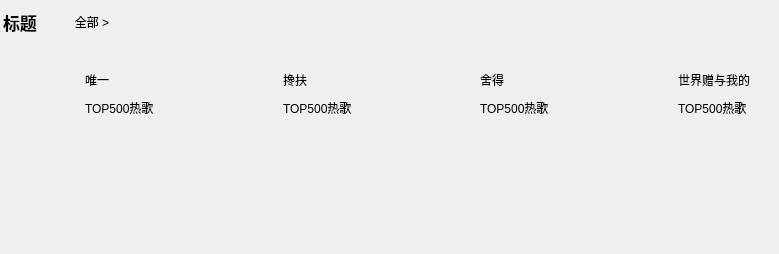
<?xml version="1.0" encoding="UTF-8"?>
<ui version="4.0">
 <class>LiveMusicPartWidget</class>
 <widget class="QWidget" name="LiveMusicPartWidget">
  <property name="geometry">
   <rect>
    <x>0</x>
    <y>0</y>
    <width>779</width>
    <height>254</height>
   </rect>
  </property>
  <property name="windowTitle">
   <string>LiveMusicPartWidget</string>
  </property>
  <layout class="QVBoxLayout" name="verticalLayout_7" stretch="0,1">
   <property name="spacing">
    <number>0</number>
   </property>
   <property name="leftMargin">
    <number>0</number>
   </property>
   <property name="topMargin">
    <number>0</number>
   </property>
   <property name="rightMargin">
    <number>0</number>
   </property>
   <property name="bottomMargin">
    <number>0</number>
   </property>
   <item>
    <widget class="QWidget" name="widget" native="true">
     <layout class="QHBoxLayout" name="horizontalLayout_7">
      <property name="spacing">
       <number>15</number>
      </property>
      <property name="leftMargin">
       <number>3</number>
      </property>
      <item>
       <widget class="QLabel" name="title_label">
        <property name="font">
         <font>
          <pointsize>13</pointsize>
          <bold>true</bold>
         </font>
        </property>
        <property name="text">
         <string>标题</string>
        </property>
       </widget>
      </item>
      <item>
       <widget class="QPushButton" name="all_pushButton">
        <property name="cursor">
         <cursorShape>PointingHandCursor</cursorShape>
        </property>
        <property name="text">
         <string>全部 &gt;</string>
        </property>
        <property name="flat">
         <bool>true</bool>
        </property>
       </widget>
      </item>
      <item>
       <spacer name="horizontalSpacer">
        <property name="orientation">
         <enum>Qt::Horizontal</enum>
        </property>
        <property name="sizeHint" stdset="0">
         <size>
          <width>419</width>
          <height>20</height>
         </size>
        </property>
       </spacer>
      </item>
      <item>
       <widget class="QLabel" name="left_label">
        <property name="sizePolicy">
         <sizepolicy hsizetype="Fixed" vsizetype="Fixed">
          <horstretch>0</horstretch>
          <verstretch>0</verstretch>
         </sizepolicy>
        </property>
        <property name="minimumSize">
         <size>
          <width>20</width>
          <height>20</height>
         </size>
        </property>
        <property name="maximumSize">
         <size>
          <width>20</width>
          <height>20</height>
         </size>
        </property>
        <property name="text">
         <string/>
        </property>
       </widget>
      </item>
      <item>
       <widget class="QLabel" name="right_label">
        <property name="sizePolicy">
         <sizepolicy hsizetype="Fixed" vsizetype="Fixed">
          <horstretch>0</horstretch>
          <verstretch>0</verstretch>
         </sizepolicy>
        </property>
        <property name="minimumSize">
         <size>
          <width>20</width>
          <height>20</height>
         </size>
        </property>
        <property name="maximumSize">
         <size>
          <width>20</width>
          <height>20</height>
         </size>
        </property>
        <property name="text">
         <string/>
        </property>
       </widget>
      </item>
     </layout>
    </widget>
   </item>
   <item>
    <widget class="QWidget" name="content_widget" native="true">
     <property name="sizePolicy">
      <sizepolicy hsizetype="Expanding" vsizetype="Preferred">
       <horstretch>0</horstretch>
       <verstretch>0</verstretch>
      </sizepolicy>
     </property>
     <layout class="QHBoxLayout" name="horizontalLayout_10">
      <property name="spacing">
       <number>20</number>
      </property>
      <property name="leftMargin">
       <number>0</number>
      </property>
      <item>
       <widget class="QWidget" name="widget_1" native="true">
        <property name="sizePolicy">
         <sizepolicy hsizetype="Preferred" vsizetype="Preferred">
          <horstretch>0</horstretch>
          <verstretch>0</verstretch>
         </sizepolicy>
        </property>
        <layout class="QVBoxLayout" name="verticalLayout_2" stretch="0,1">
         <item>
          <layout class="QHBoxLayout" name="horizontalLayout">
           <item>
            <widget class="QLabel" name="cover_label_1">
             <property name="sizePolicy">
              <sizepolicy hsizetype="Fixed" vsizetype="Fixed">
               <horstretch>0</horstretch>
               <verstretch>0</verstretch>
              </sizepolicy>
             </property>
             <property name="minimumSize">
              <size>
               <width>70</width>
               <height>70</height>
              </size>
             </property>
             <property name="maximumSize">
              <size>
               <width>70</width>
               <height>70</height>
              </size>
             </property>
             <property name="text">
              <string/>
             </property>
            </widget>
           </item>
           <item>
            <layout class="QVBoxLayout" name="verticalLayout">
             <property name="spacing">
              <number>0</number>
             </property>
             <item>
              <widget class="QLabel" name="title_label_1">
               <property name="sizePolicy">
                <sizepolicy hsizetype="Expanding" vsizetype="Fixed">
                 <horstretch>0</horstretch>
                 <verstretch>0</verstretch>
                </sizepolicy>
               </property>
               <property name="minimumSize">
                <size>
                 <width>0</width>
                 <height>20</height>
                </size>
               </property>
               <property name="maximumSize">
                <size>
                 <width>16777215</width>
                 <height>20</height>
                </size>
               </property>
               <property name="font">
                <font>
                 <bold>false</bold>
                </font>
               </property>
               <property name="cursor">
                <cursorShape>IBeamCursor</cursorShape>
               </property>
               <property name="text">
                <string>唯一</string>
               </property>
              </widget>
             </item>
             <item>
              <widget class="QLabel" name="desc_label_1">
               <property name="minimumSize">
                <size>
                 <width>0</width>
                 <height>20</height>
                </size>
               </property>
               <property name="maximumSize">
                <size>
                 <width>16777215</width>
                 <height>20</height>
                </size>
               </property>
               <property name="cursor">
                <cursorShape>IBeamCursor</cursorShape>
               </property>
               <property name="text">
                <string>TOP500热歌</string>
               </property>
              </widget>
             </item>
             <item>
              <spacer name="verticalSpacer">
               <property name="orientation">
                <enum>Qt::Vertical</enum>
               </property>
               <property name="sizeType">
                <enum>QSizePolicy::Preferred</enum>
               </property>
               <property name="sizeHint" stdset="0">
                <size>
                 <width>20</width>
                 <height>5</height>
                </size>
               </property>
              </spacer>
             </item>
            </layout>
           </item>
          </layout>
         </item>
         <item>
          <widget class="QWidget" name="block_widget" native="true">
           <layout class="QHBoxLayout" name="horizontalLayout_2">
            <item>
             <widget class="LiveBlockWidget" name="left_block_widget_1" native="true"/>
            </item>
            <item>
             <widget class="LiveBlockWidget" name="right_block_widget_1" native="true"/>
            </item>
           </layout>
          </widget>
         </item>
        </layout>
       </widget>
      </item>
      <item>
       <widget class="QWidget" name="widget_2" native="true">
        <property name="sizePolicy">
         <sizepolicy hsizetype="Preferred" vsizetype="Preferred">
          <horstretch>0</horstretch>
          <verstretch>0</verstretch>
         </sizepolicy>
        </property>
        <layout class="QVBoxLayout" name="verticalLayout_3" stretch="0,1">
         <item>
          <layout class="QHBoxLayout" name="horizontalLayout_3">
           <item>
            <widget class="QLabel" name="cover_label_2">
             <property name="sizePolicy">
              <sizepolicy hsizetype="Fixed" vsizetype="Fixed">
               <horstretch>0</horstretch>
               <verstretch>0</verstretch>
              </sizepolicy>
             </property>
             <property name="minimumSize">
              <size>
               <width>70</width>
               <height>70</height>
              </size>
             </property>
             <property name="maximumSize">
              <size>
               <width>70</width>
               <height>70</height>
              </size>
             </property>
             <property name="text">
              <string/>
             </property>
            </widget>
           </item>
           <item>
            <layout class="QVBoxLayout" name="verticalLayout_4">
             <property name="spacing">
              <number>0</number>
             </property>
             <item>
              <widget class="QLabel" name="title_label_2">
               <property name="sizePolicy">
                <sizepolicy hsizetype="Expanding" vsizetype="Fixed">
                 <horstretch>0</horstretch>
                 <verstretch>0</verstretch>
                </sizepolicy>
               </property>
               <property name="minimumSize">
                <size>
                 <width>0</width>
                 <height>20</height>
                </size>
               </property>
               <property name="maximumSize">
                <size>
                 <width>16777215</width>
                 <height>20</height>
                </size>
               </property>
               <property name="font">
                <font>
                 <bold>false</bold>
                </font>
               </property>
               <property name="cursor">
                <cursorShape>IBeamCursor</cursorShape>
               </property>
               <property name="text">
                <string>搀扶</string>
               </property>
              </widget>
             </item>
             <item>
              <widget class="QLabel" name="desc_label_2">
               <property name="minimumSize">
                <size>
                 <width>0</width>
                 <height>20</height>
                </size>
               </property>
               <property name="maximumSize">
                <size>
                 <width>16777215</width>
                 <height>20</height>
                </size>
               </property>
               <property name="cursor">
                <cursorShape>IBeamCursor</cursorShape>
               </property>
               <property name="text">
                <string>TOP500热歌</string>
               </property>
              </widget>
             </item>
             <item>
              <spacer name="verticalSpacer_2">
               <property name="orientation">
                <enum>Qt::Vertical</enum>
               </property>
               <property name="sizeType">
                <enum>QSizePolicy::Preferred</enum>
               </property>
               <property name="sizeHint" stdset="0">
                <size>
                 <width>20</width>
                 <height>5</height>
                </size>
               </property>
              </spacer>
             </item>
            </layout>
           </item>
          </layout>
         </item>
         <item>
          <widget class="QWidget" name="block_widget_2" native="true">
           <layout class="QHBoxLayout" name="horizontalLayout_4">
            <item>
             <widget class="LiveBlockWidget" name="left_block_widget_2" native="true"/>
            </item>
            <item>
             <widget class="LiveBlockWidget" name="right_block_widget_2" native="true"/>
            </item>
           </layout>
          </widget>
         </item>
        </layout>
       </widget>
      </item>
      <item>
       <widget class="QWidget" name="widget_3" native="true">
        <property name="sizePolicy">
         <sizepolicy hsizetype="Preferred" vsizetype="Preferred">
          <horstretch>0</horstretch>
          <verstretch>0</verstretch>
         </sizepolicy>
        </property>
        <layout class="QVBoxLayout" name="verticalLayout_5" stretch="0,1">
         <item>
          <layout class="QHBoxLayout" name="horizontalLayout_5">
           <item>
            <widget class="QLabel" name="cover_label_3">
             <property name="sizePolicy">
              <sizepolicy hsizetype="Fixed" vsizetype="Fixed">
               <horstretch>0</horstretch>
               <verstretch>0</verstretch>
              </sizepolicy>
             </property>
             <property name="minimumSize">
              <size>
               <width>70</width>
               <height>70</height>
              </size>
             </property>
             <property name="maximumSize">
              <size>
               <width>70</width>
               <height>70</height>
              </size>
             </property>
             <property name="text">
              <string/>
             </property>
            </widget>
           </item>
           <item>
            <layout class="QVBoxLayout" name="verticalLayout_6">
             <property name="spacing">
              <number>0</number>
             </property>
             <item>
              <widget class="QLabel" name="title_label_3">
               <property name="sizePolicy">
                <sizepolicy hsizetype="Expanding" vsizetype="Fixed">
                 <horstretch>0</horstretch>
                 <verstretch>0</verstretch>
                </sizepolicy>
               </property>
               <property name="minimumSize">
                <size>
                 <width>0</width>
                 <height>20</height>
                </size>
               </property>
               <property name="maximumSize">
                <size>
                 <width>16777215</width>
                 <height>20</height>
                </size>
               </property>
               <property name="font">
                <font>
                 <bold>false</bold>
                </font>
               </property>
               <property name="cursor">
                <cursorShape>IBeamCursor</cursorShape>
               </property>
               <property name="text">
                <string>舍得</string>
               </property>
              </widget>
             </item>
             <item>
              <widget class="QLabel" name="desc_label_3">
               <property name="minimumSize">
                <size>
                 <width>0</width>
                 <height>20</height>
                </size>
               </property>
               <property name="maximumSize">
                <size>
                 <width>16777215</width>
                 <height>20</height>
                </size>
               </property>
               <property name="cursor">
                <cursorShape>IBeamCursor</cursorShape>
               </property>
               <property name="text">
                <string>TOP500热歌</string>
               </property>
              </widget>
             </item>
             <item>
              <spacer name="verticalSpacer_3">
               <property name="orientation">
                <enum>Qt::Vertical</enum>
               </property>
               <property name="sizeType">
                <enum>QSizePolicy::Preferred</enum>
               </property>
               <property name="sizeHint" stdset="0">
                <size>
                 <width>20</width>
                 <height>5</height>
                </size>
               </property>
              </spacer>
             </item>
            </layout>
           </item>
          </layout>
         </item>
         <item>
          <widget class="QWidget" name="block_widget_3" native="true">
           <layout class="QHBoxLayout" name="horizontalLayout_6">
            <item>
             <widget class="LiveBlockWidget" name="left_block_widget_3" native="true"/>
            </item>
            <item>
             <widget class="LiveBlockWidget" name="right_block_widget_3" native="true"/>
            </item>
           </layout>
          </widget>
         </item>
        </layout>
       </widget>
      </item>
      <item>
       <widget class="QWidget" name="widget_4" native="true">
        <property name="sizePolicy">
         <sizepolicy hsizetype="Preferred" vsizetype="Preferred">
          <horstretch>0</horstretch>
          <verstretch>0</verstretch>
         </sizepolicy>
        </property>
        <layout class="QVBoxLayout" name="verticalLayout_8" stretch="0,1">
         <item>
          <layout class="QHBoxLayout" name="horizontalLayout_8">
           <item>
            <widget class="QLabel" name="cover_label_4">
             <property name="sizePolicy">
              <sizepolicy hsizetype="Fixed" vsizetype="Fixed">
               <horstretch>0</horstretch>
               <verstretch>0</verstretch>
              </sizepolicy>
             </property>
             <property name="minimumSize">
              <size>
               <width>70</width>
               <height>70</height>
              </size>
             </property>
             <property name="maximumSize">
              <size>
               <width>70</width>
               <height>70</height>
              </size>
             </property>
             <property name="text">
              <string/>
             </property>
            </widget>
           </item>
           <item>
            <layout class="QVBoxLayout" name="verticalLayout_9">
             <property name="spacing">
              <number>0</number>
             </property>
             <item>
              <widget class="QLabel" name="title_label_4">
               <property name="sizePolicy">
                <sizepolicy hsizetype="Expanding" vsizetype="Fixed">
                 <horstretch>0</horstretch>
                 <verstretch>0</verstretch>
                </sizepolicy>
               </property>
               <property name="minimumSize">
                <size>
                 <width>0</width>
                 <height>20</height>
                </size>
               </property>
               <property name="maximumSize">
                <size>
                 <width>16777215</width>
                 <height>20</height>
                </size>
               </property>
               <property name="font">
                <font>
                 <bold>false</bold>
                </font>
               </property>
               <property name="cursor">
                <cursorShape>IBeamCursor</cursorShape>
               </property>
               <property name="text">
                <string>世界赠与我的</string>
               </property>
              </widget>
             </item>
             <item>
              <widget class="QLabel" name="desc_label_4">
               <property name="minimumSize">
                <size>
                 <width>0</width>
                 <height>20</height>
                </size>
               </property>
               <property name="maximumSize">
                <size>
                 <width>16777215</width>
                 <height>20</height>
                </size>
               </property>
               <property name="cursor">
                <cursorShape>IBeamCursor</cursorShape>
               </property>
               <property name="text">
                <string>TOP500热歌</string>
               </property>
              </widget>
             </item>
             <item>
              <spacer name="verticalSpacer_4">
               <property name="orientation">
                <enum>Qt::Vertical</enum>
               </property>
               <property name="sizeType">
                <enum>QSizePolicy::Preferred</enum>
               </property>
               <property name="sizeHint" stdset="0">
                <size>
                 <width>20</width>
                 <height>5</height>
                </size>
               </property>
              </spacer>
             </item>
            </layout>
           </item>
          </layout>
         </item>
         <item>
          <widget class="QWidget" name="block_widget_4" native="true">
           <layout class="QHBoxLayout" name="horizontalLayout_9">
            <item>
             <widget class="LiveBlockWidget" name="left_block_widget_4" native="true"/>
            </item>
            <item>
             <widget class="LiveBlockWidget" name="right_block_widget_4" native="true"/>
            </item>
           </layout>
          </widget>
         </item>
        </layout>
       </widget>
      </item>
     </layout>
    </widget>
   </item>
  </layout>
 </widget>
 <customwidgets>
  <customwidget>
   <class>LiveBlockWidget</class>
   <extends>QWidget</extends>
   <header>LiveBlockWidget/LiveBlockWidget.h</header>
   <container>1</container>
  </customwidget>
 </customwidgets>
 <resources/>
 <connections/>
</ui>
